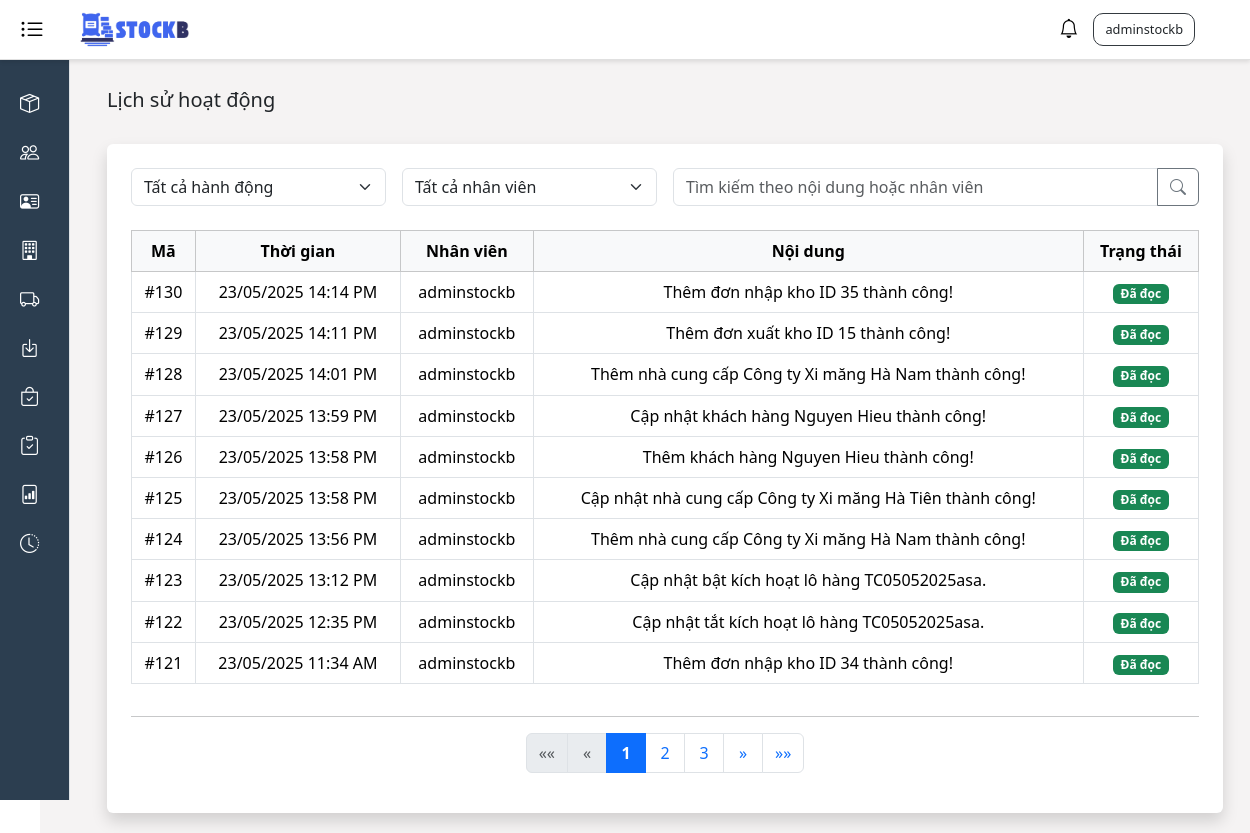
Before: /activity-log/ (signed in) with the older database file.
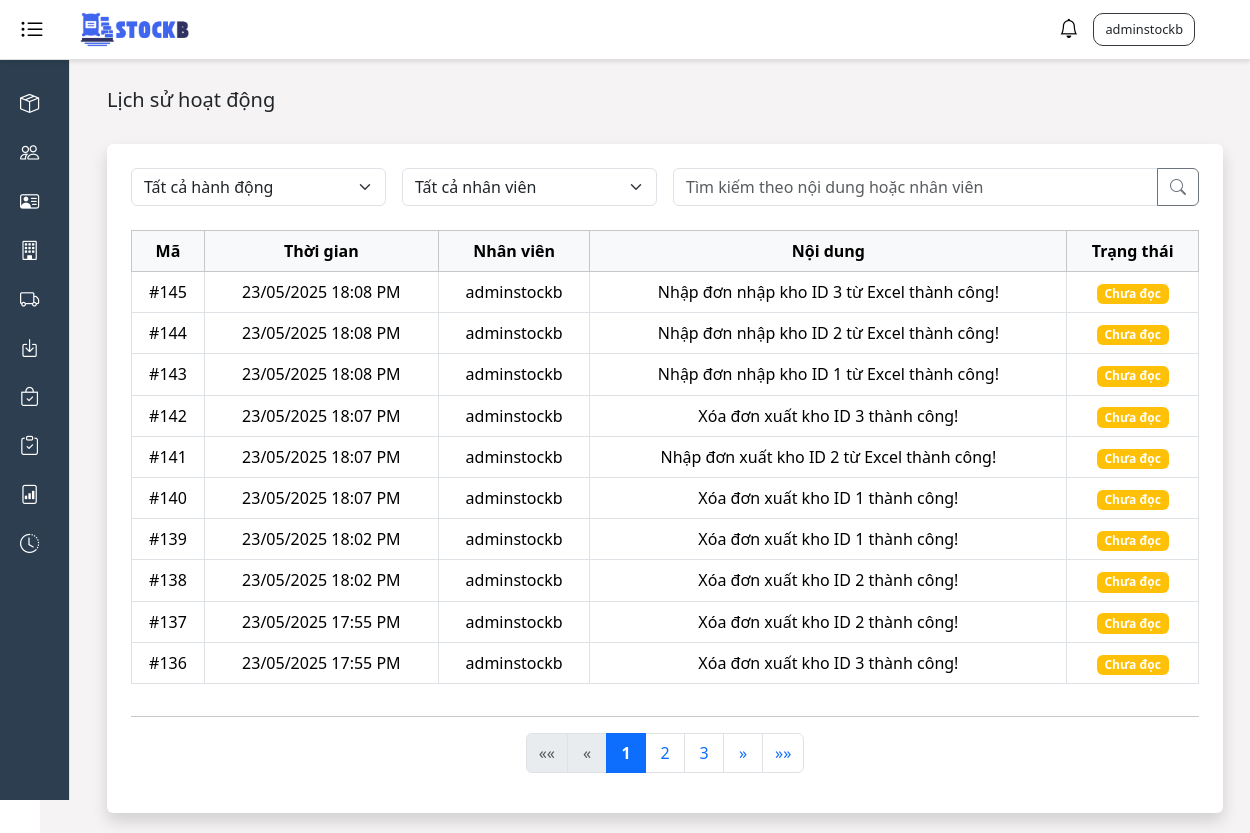
After: the same page with the newer database file.
### stockb/models.py (models this page shows, shortened)
class Notification(models.Model):
    message = models.TextField()
    employee = models.ForeignKey(User, on_delete=models.SET_NULL, null="true")
    created_at = models.DateTimeField(default=timezone.now)
    is_read = models.BooleanField(default=False)
    class Meta:
        ordering = ['-created_at']

### stockb/views/notification_views.py (the view, shortened to what this page needs)
# urls.py: path('activity-log/', notification_views.activity_log_list, name='activity_log_list'),
@login_required
def activity_log_list(request):
    action_filter = request.GET.get('action_filter', 'all')
    employee_filter = request.GET.get('employee_filter', 'all')
    search_text = request.GET.get('search', '')
    logs = Notification.objects.all()
    if employee_filter != 'all':
        logs = logs.filter(employee_id=employee_filter)
    if search_text:
        logs = logs.filter(
            Q(message__icontains=search_text) |
            Q(employee__username__icontains=search_text)
        )
    employees = User.objects.filter(is_active=True).order_by('username')
    paginator = Paginator(logs, 10)
    page_number = request.GET.get('page')
    page_obj = paginator.get_page(page_number)
    context = {
        'title': 'Lịch sử hoạt động',
        'logs': page_obj,
        'action_filter': action_filter,
        'employee_filter': employee_filter,
        'search_text': search_text,
        'employees': employees,
    }
    return render(request, 'activity_log/activity_log.html', context)

### stockb/context_processors.py (called while the page is built)
def notifications(request):
    return {
        'notifications': Notification.objects.all()[:50]
    }

### stockb/templates/activity_log/activity_log.html (shortened to what this page needs)
{% extends 'base.html' %}
{% load humanize %}
{% block content %}
    <div class="d-flex justify-content-between align-items-center mb-4">
        <h5>Lịch sử hoạt động</h5>
    </div>
    <div class="container bg-white p-4 rounded shadow">
        <form method="GET" class="mb-4">
            <div class="row g-3">
                <div class="col-md-3">
                    <select name="action_filter" class="form-select" onchange="this.form.submit()">
                        <option value="all" {% if action_filter == 'all' %} selected {% endif %}>Tất cả hành động</option>
                    </select>
                </div>
                <div class="col-md-3">
                    <select name="employee_filter" class="form-select" onchange="this.form.submit()">
                        <option value="all" {% if employee_filter == "all" %}selected{% endif %}>Tất cả nhân viên</option>
                    </select>
                </div>
                <div class="col-md-6">
                    <div class="input-group">
                        <input type="text" name="search" class="form-control" placeholder="Tìm kiếm theo nội dung hoặc nhân viên" value="{{ search_text }}">
                        <button type="submit" class="btn btn-outline-secondary"><i class="bi bi-search"></i></button>
                    </div>
                </div>
            </div>
        </form>
        <div class="table-responsive">
            <table class="table table-bordered align-middle text-center">
                <thead class="table-light">
                    <tr>
                        <th scope="col">Mã</th>
                        <th scope="col">Thời gian</th>
                        <th scope="col">Nhân viên</th>
                        <th scope="col">Nội dung</th>
                        <th scope="col">Trạng thái</th>
                    </tr>
                </thead>
                <tbody>
                    {% for log in logs %}
                    <tr>
                        <td>#{{ log.id }}</td>
                        <td>{{ log.created_at|date:"d/m/Y H:i A" }}</td>
                        <td>{{ log.employee.username|default:"Hệ thống" }}</td>
                        <td>{{ log.message }}</td>
                        <td>
                            {% if log.is_read %}
                                <span class="badge bg-success">Đã đọc</span>
                            {% else %}
                                <span class="badge bg-warning">Chưa đọc</span>
                            {% endif %}
                        </td>
                    </tr>
                    {% empty %}
                    <tr>
                        <td colspan="5">Không có thông báo nào.</td>
                    </tr>
                    {% endfor %}
                </tbody>
            </table>
        </div>
      {% include 'Pagination/pagination.html' with page_obj=logs %}
    </div>
{% endblock %}

Changed rows visible on the page:
no longer on this page (row unchanged): Notification: id "130", created_at "23/05/2025 14:14 PM", employee.username "adminstockb", message "Thêm đơn nhập kho ID 35 thành công!", is_read "Đã đọc"
no longer on this page (row unchanged): Notification: id "129", created_at "23/05/2025 14:11 PM", employee.username "adminstockb", message "Thêm đơn xuất kho ID 15 thành công!", is_read "Đã đọc"
no longer on this page (row unchanged): Notification: id "128", created_at "23/05/2025 14:01 PM", employee.username "adminstockb", message "Thêm nhà cung cấp Công ty Xi măng Hà Nam thành công!", is_read "Đã đọc"
no longer on this page (row unchanged): Notification: id "127", created_at "23/05/2025 13:59 PM", employee.username "adminstockb", message "Cập nhật khách hàng Nguyen Hieu thành công!", is_read "Đã đọc"
no longer on this page (row unchanged): Notification: id "126", created_at "23/05/2025 13:58 PM", employee.username "adminstockb", message "Thêm khách hàng Nguyen Hieu thành công!", is_read "Đã đọc"
no longer on this page (row unchanged): Notification: id "125", created_at "23/05/2025 13:58 PM", employee.username "adminstockb", message "Cập nhật nhà cung cấp Công ty Xi măng Hà Tiên thành công!", is_read "Đã đọc"
no longer on this page (row unchanged): Notification: id "124", created_at "23/05/2025 13:56 PM", employee.username "adminstockb", message "Thêm nhà cung cấp Công ty Xi măng Hà Nam thành công!", is_read "Đã đọc"
no longer on this page (row unchanged): Notification: id "123", created_at "23/05/2025 13:12 PM", employee.username "adminstockb", message "Cập nhật bật kích hoạt lô hàng TC05052025asa.", is_read "Đã đọc"
no longer on this page (row unchanged): Notification: id "122", created_at "23/05/2025 12:35 PM", employee.username "adminstockb", message "Cập nhật tắt kích hoạt lô hàng TC05052025asa.", is_read "Đã đọc"
no longer on this page (row unchanged): Notification: id "121", created_at "23/05/2025 11:34 AM", employee.username "adminstockb", message "Thêm đơn nhập kho ID 34 thành công!", is_read "Đã đọc"
added Notification: id "145", created_at "23/05/2025 18:08 PM", employee.username "adminstockb", message "Nhập đơn nhập kho ID 3 từ Excel thành công!", is_read "Chưa đọc"
added Notification: id "144", created_at "23/05/2025 18:08 PM", employee.username "adminstockb", message "Nhập đơn nhập kho ID 2 từ Excel thành công!", is_read "Chưa đọc"
added Notification: id "143", created_at "23/05/2025 18:08 PM", employee.username "adminstockb", message "Nhập đơn nhập kho ID 1 từ Excel thành công!", is_read "Chưa đọc"
added Notification: id "142", created_at "23/05/2025 18:07 PM", employee.username "adminstockb", message "Xóa đơn xuất kho ID 3 thành công!", is_read "Chưa đọc"
added Notification: id "141", created_at "23/05/2025 18:07 PM", employee.username "adminstockb", message "Nhập đơn xuất kho ID 2 từ Excel thành công!", is_read "Chưa đọc"
added Notification: id "140", created_at "23/05/2025 18:07 PM", employee.username "adminstockb", message "Xóa đơn xuất kho ID 1 thành công!", is_read "Chưa đọc"
added Notification: id "139", created_at "23/05/2025 18:02 PM", employee.username "adminstockb", message "Xóa đơn xuất kho ID 1 thành công!", is_read "Chưa đọc"
added Notification: id "138", created_at "23/05/2025 18:02 PM", employee.username "adminstockb", message "Xóa đơn xuất kho ID 2 thành công!", is_read "Chưa đọc"
added Notification: id "137", created_at "23/05/2025 17:55 PM", employee.username "adminstockb", message "Xóa đơn xuất kho ID 2 thành công!", is_read "Chưa đọc"
added Notification: id "136", created_at "23/05/2025 17:55 PM", employee.username "adminstockb", message "Xóa đơn xuất kho ID 3 thành công!", is_read "Chưa đọc"
